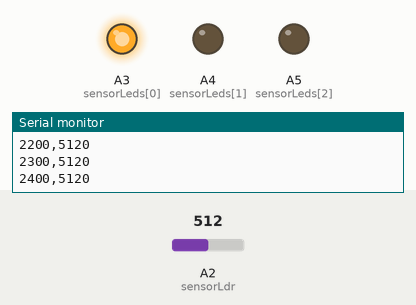
The sketch below on a simulated Arduino Uno, built with avr-gcc and run on an emulated ATmega328P. On the bench: output pins drawn as LEDs (lit = HIGH), the last lines printed to the serial monitor. The inputs (shaded band) are chosen by the test bench; at power-on: A2 (sensorLdr) = 512.

Above: at 2.5 s.
At 10.5 s:
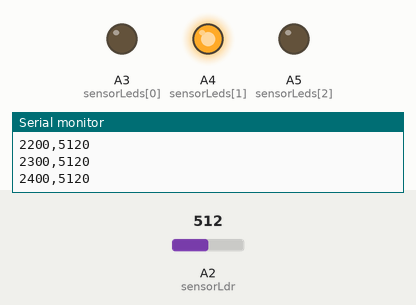
At 18.5 s:
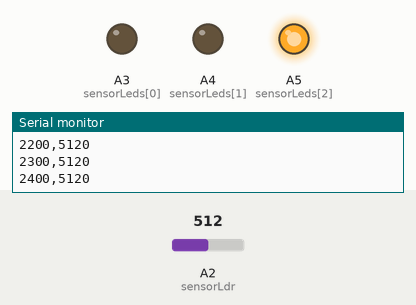
At 22.5 s:
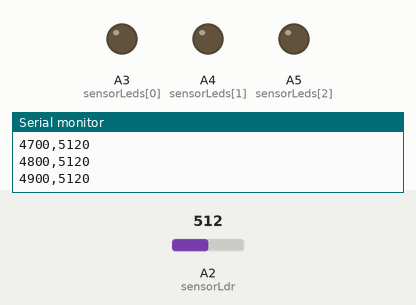
Timing chart, 0 to 31.3 s (numbered marks = the images above):
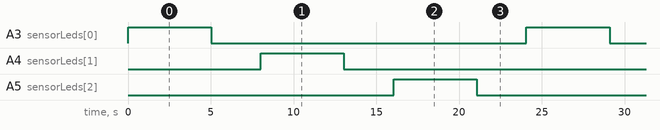

Measured:
- by itself, A3 (sensorLeds[0]), A4 (sensorLeds[1]), A5 (sensorLeds[2]): alternates HIGH for 5.0 s and LOW for 19.0 s
- by itself, everything shown: repeats every 24.1 s, in 6 steps

The sketch:

ldr_stability.ino
```cpp
void setup() {
  pinMode (A3,OUTPUT);
  pinMode (A4,OUTPUT);
  pinMode (A5,OUTPUT);
  pinMode (A2,INPUT);
  Serial.begin(9600);


}

void loop() {
  byte sensorLeds[3] = {A3, A4, A5};
  byte sensorLdr = A2;
  for (int led = 0; led < 3; led++)
    {
        Serial.println(led);
        digitalWrite(sensorLeds[led], 1);
        for (int time = 0; time < 5000; time += 100)
        {
            String data = String(time) + "," + String(analogRead(sensorLdr) * 10);
            Serial.println(data);
            delay(100);
        }
        digitalWrite(sensorLeds[led], 0);
        delay(3000);
    }

}
```
